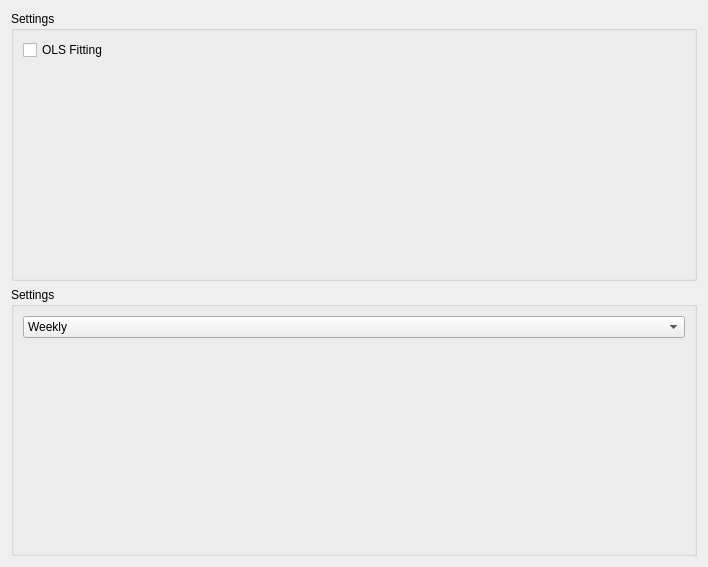
<?xml version="1.0" encoding="UTF-8"?>
<ui version="4.0">
 <class>PlotsLines</class>
 <widget class="QWidget" name="PlotsLines">
  <property name="geometry">
   <rect>
    <x>0</x>
    <y>0</y>
    <width>708</width>
    <height>567</height>
   </rect>
  </property>
  <property name="windowTitle">
   <string>Form</string>
  </property>
  <layout class="QVBoxLayout" name="verticalLayout">
   <item>
    <layout class="QHBoxLayout" name="ql_plots_lines" stretch="1,8">
     <item>
      <widget class="QGroupBox" name="groupBox">
       <property name="title">
        <string>Settings</string>
       </property>
       <layout class="QVBoxLayout" name="verticalLayout_2">
        <item>
         <widget class="QCheckBox" name="qcb_lines_ols_fit">
          <property name="text">
           <string>OLS Fitting</string>
          </property>
         </widget>
        </item>
        <item>
         <spacer name="verticalSpacer_2">
          <property name="orientation">
           <enum>Qt::Orientation::Vertical</enum>
          </property>
          <property name="sizeHint" stdset="0">
           <size>
            <width>20</width>
            <height>29</height>
           </size>
          </property>
         </spacer>
        </item>
       </layout>
      </widget>
     </item>
     <item>
      <layout class="QHBoxLayout" name="ql_line"/>
     </item>
    </layout>
   </item>
   <item>
    <layout class="QHBoxLayout" name="ql_candles" stretch="1,8">
     <item>
      <widget class="QGroupBox" name="groupBox_2">
       <property name="title">
        <string>Settings</string>
       </property>
       <layout class="QVBoxLayout" name="verticalLayout_3">
        <item>
         <widget class="QComboBox" name="qcb_candles_time">
          <item>
           <property name="text">
            <string>Weekly</string>
           </property>
          </item>
          <item>
           <property name="text">
            <string>Monthly</string>
           </property>
          </item>
          <item>
           <property name="text">
            <string>Yearly</string>
           </property>
          </item>
         </widget>
        </item>
        <item>
         <spacer name="verticalSpacer_3">
          <property name="orientation">
           <enum>Qt::Orientation::Vertical</enum>
          </property>
          <property name="sizeHint" stdset="0">
           <size>
            <width>20</width>
            <height>29</height>
           </size>
          </property>
         </spacer>
        </item>
       </layout>
      </widget>
     </item>
     <item>
      <layout class="QHBoxLayout" name="ql_candle"/>
     </item>
    </layout>
   </item>
  </layout>
 </widget>
 <resources/>
 <connections/>
</ui>
